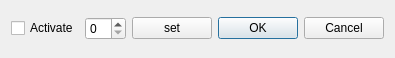
<?xml version="1.0" encoding="UTF-8"?>
<ui version="4.0">
 <class>TestPulses</class>
 <widget class="QDialog" name="TestPulses">
  <property name="geometry">
   <rect>
    <x>0</x>
    <y>0</y>
    <width>334</width>
    <height>58</height>
   </rect>
  </property>
  <property name="windowTitle">
   <string>Dialog</string>
  </property>
  <property name="locale">
   <locale language="English" country="UnitedKingdom"/>
  </property>
  <layout class="QVBoxLayout" name="verticalLayout">
   <item>
    <layout class="QHBoxLayout" name="horizontalLayout">
     <item>
      <widget class="QCheckBox" name="activateCheckBox">
       <property name="text">
        <string>Activate</string>
       </property>
      </widget>
     </item>
     <item>
      <widget class="QSpinBox" name="spinBox">
       <property name="maximum">
        <number>31</number>
       </property>
      </widget>
     </item>
     <item>
      <widget class="QPushButton" name="pushButtonSet">
       <property name="text">
        <string>set</string>
       </property>
      </widget>
     </item>
     <item>
      <widget class="QDialogButtonBox" name="buttonBox">
       <property name="orientation">
        <enum>Qt::Horizontal</enum>
       </property>
       <property name="standardButtons">
        <set>QDialogButtonBox::Cancel|QDialogButtonBox::Ok</set>
       </property>
      </widget>
     </item>
    </layout>
   </item>
  </layout>
 </widget>
 <resources/>
 <connections>
  <connection>
   <sender>buttonBox</sender>
   <signal>accepted()</signal>
   <receiver>TestPulses</receiver>
   <slot>accept()</slot>
   <hints>
    <hint type="sourcelabel">
     <x>248</x>
     <y>254</y>
    </hint>
    <hint type="destinationlabel">
     <x>157</x>
     <y>274</y>
    </hint>
   </hints>
  </connection>
  <connection>
   <sender>buttonBox</sender>
   <signal>rejected()</signal>
   <receiver>TestPulses</receiver>
   <slot>reject()</slot>
   <hints>
    <hint type="sourcelabel">
     <x>316</x>
     <y>260</y>
    </hint>
    <hint type="destinationlabel">
     <x>286</x>
     <y>274</y>
    </hint>
   </hints>
  </connection>
 </connections>
</ui>
